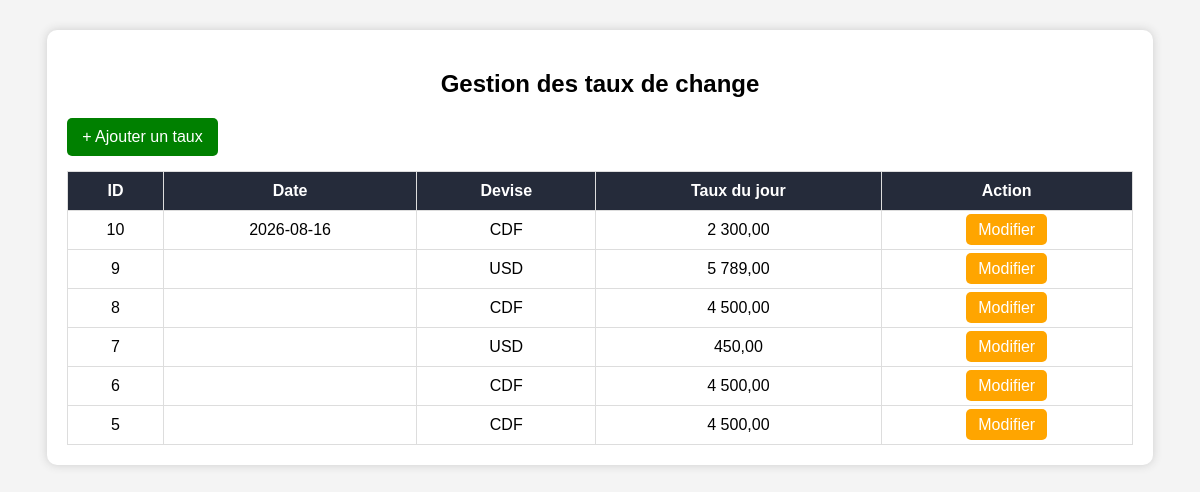
Screenshot of /devise/liste.php with the database file from the repository.
### tables this page shows
CREATE TABLE IF NOT EXISTS `devise` (
  `id_devise` int(11) NOT NULL AUTO_INCREMENT,
  `date` date DEFAULT NULL,
  `nom_devise` enum('USD','CDF') DEFAULT NULL,
  `taux` decimal(10,2) DEFAULT NULL,
  `id_employe` int(11) DEFAULT NULL,
  PRIMARY KEY (`id_devise`),
  KEY `id_employe` (`id_employe`)
);

### devise/liste.php (the view, shortened to what this page needs)
<?php
$serveur = "localhost";
$utilisateur = "root";
$motdepasse = "";
$base = "cici";
$conn = mysqli_connect($serveur, $utilisateur, $motdepasse, $base);
mysqli_set_charset($conn, "utf8");
$sql = "SELECT id_devise, date, nom_devise, taux
        FROM devise
        ORDER BY date DESC, id_devise DESC";
$resultat = mysqli_query($conn, $sql);
?>
<!DOCTYPE html>
<html lang="fr">
<head>
</head>
<body>
<div class="container">
<h2>Gestion des taux de change</h2>
<a href="ajouter.php" class="ajouter">
    + Ajouter un taux
</a>
<table>
<tr>
    <th>ID</th>
    <th>Date</th>
    <th>Devise</th>
    <th>Taux du jour</th>
    <th>Action</th>
</tr>
<?php
if (mysqli_num_rows($resultat) > 0) {
    while ($ligne = mysqli_fetch_assoc($resultat)) {
?>
<tr>
<td>
    <?php echo $ligne['id_devise']; ?>
</td>
<td>
    <?php echo $ligne['date']; ?>
</td>
<td>
    <?php echo $ligne['nom_devise']; ?>
</td>
<td>
    <?php echo number_format($ligne['taux'], 2, ',', ' '); ?>
</td>
<td>
<a
    href="modifier.php?id=<?php echo $ligne['id_devise']; ?>"
    class="modifier"
>
    Modifier
</a>
</td>
</tr>
<?php
    }
}
?>
</table>
</div>
</body>
</html>

### devise/liste.php (style rules this page uses)
body { font-family: Arial; background: #f4f4f4; }
.container { width: 90%; margin: 30px auto; background: white; padding: 20px; border-radius: 10px; box-shadow: 0 0 10px #ccc; }
h2 { text-align: center; }
.ajouter { display: inline-block; background: green; color: white; padding: 10px 15px; text-decoration: none; border-radius: 5px; margin-bottom: 15px; }
table { width: 100%; border-collapse: collapse; }
th, td { border: 1px solid #ddd; padding: 10px; text-align: center; }
th { background: #252b3a; color: white; }
.modifier { background: orange; color: white; padding: 7px 12px; text-decoration: none; border-radius: 5px; }

### rows the page displays
devise: id_devise "10", date "2026-08-16", nom_devise "CDF", taux "2 300,00"
devise: id_devise "9", nom_devise "USD", taux "5 789,00"
devise: id_devise "8", nom_devise "CDF", taux "4 500,00"
devise: id_devise "7", nom_devise "USD", taux "450,00"
devise: id_devise "6", nom_devise "CDF", taux "4 500,00"
devise: id_devise "5", nom_devise "CDF", taux "4 500,00"
